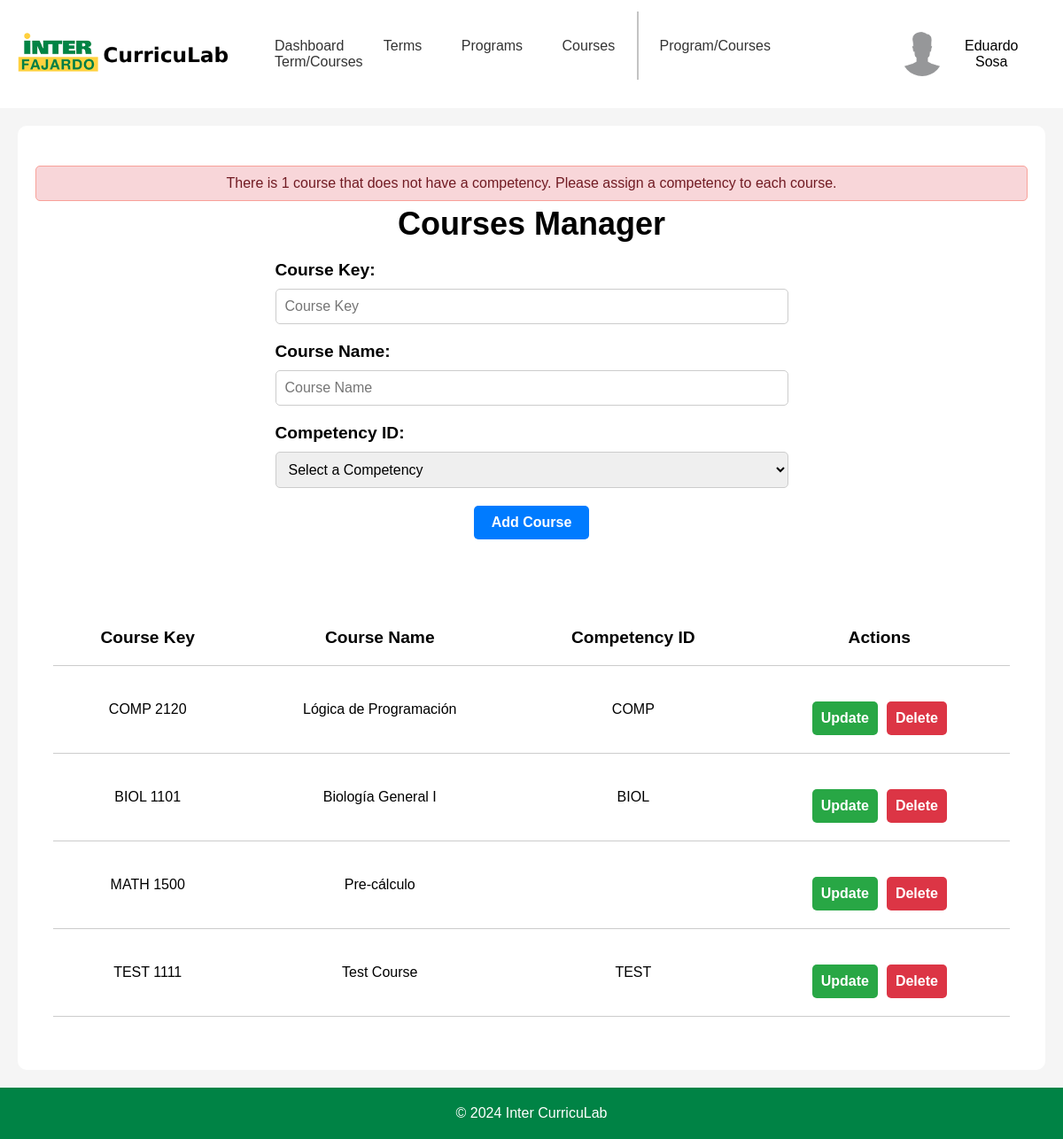
The page /templates/adminPages/adminCourses.php (signed in) on the database its author committed.
### tables this page shows
CREATE TABLE "course" (
	"CourseID"	INTEGER NOT NULL UNIQUE,
	"CourseKey"	TEXT,
	"CourseName"	TEXT,
	"CompetencyKey"	TEXT,
	PRIMARY KEY("CourseID" AUTOINCREMENT),
	FOREIGN KEY("CompetencyKey") REFERENCES "competency"("CompetencyKey")
);

### templates/adminPages/adminCourses.php (the view, shortened to what this page needs)
<?php
$config = require_once '../../backend/php/config.php';
if (!isset($_SESSION['email'])) {
    header('Location: ../index.php');
    exit;
} elseif ($_SESSION['accountType'] !== 'Admin' && $_SESSION['accountType'] !== 'Root' && $_SESSION['accountType'] !== 'Staff') {
    header('Location: ../staffPages/profPage.php');
    exit;
} else {
    if ($config['db']['type'] === 'sqlite') {
        $db = new SQLite3($config['db']['sqlite']['path']);
    } elseif ($config['db']['type'] === 'mysql') {
        $dsn = "mysql:host={$config['db']['mysql']['host']};dbname={$config['db']['mysql']['dbname']}";
        $db = new PDO($dsn, $config['db']['mysql']['username'], $config['db']['mysql']['password']);
    }
    $error = cleanUpCourses();
    $stmt = $db->prepare('SELECT * FROM course');
    $result = $stmt->execute();
    $courses = $result->fetchArray(SQLITE3_ASSOC);
    $courses = [];
    if (isset($_POST['sort'])) {
        $courses = sortTable();
    } else {
        $stmt = $db->prepare('SELECT * FROM course');
        $result = $stmt->execute();
        $courses = fetchAllRows($result);
    }
}
function fetchAllRows($result) {
    $rows = [];
    while ($row = $result->fetchArray(SQLITE3_ASSOC)) {
        $rows[] = $row;
    }
    return $rows;
}
function cleanUpCourses() {
    $counter = 0;
    global $db;
    $stmt = $db->prepare('SELECT * FROM course');
    $result = $stmt->execute();
    $courses = fetchAllRows($result);
    foreach ($courses as $course) {
        $stmt = $db->prepare('SELECT * FROM competency WHERE CompetencyKey = :competencyKey');
        $stmt->bindValue(':competencyKey', $course['CompetencyKey'], SQLITE3_TEXT);
        $result = $stmt->execute();
        $competency = $result->fetchArray(SQLITE3_ASSOC);
        if (!$competency) {
            $counter++;
        }
    }
    if ($counter > 0) {
        if ($counter > 1) {
            return 'There are ' . $counter . ' courses that do not have a competency. Please assign a competency to each course.';
        } else {
            return 'There is ' . $counter . ' course that does not have a competency. Please assign a competency to each course.';
        }
    }
    return null;
}
?>
<!DOCTYPE html>
<html lang="en">
<head>
    <link rel="stylesheet" href="../../static/css/headerFooter.css">
    <link rel="stylesheet" href="../../static/css/adminCourses.css">
</head>
<body>
    <div id="headerNav">
        <div class="logo">
            <a href="adminDashboard.php">
                <img src="../../static/img/inter-logo-full.png" alt="Inter CurricuLab">
            </a>
        </div>
        <nav>
            <a href="adminDashboard.php">Dashboard</a>
            <a href="adminTerms.php">Terms</a>
            <a href="adminPrograms.php">Programs</a>
            <div class="dropdown">
                <a href="#">Courses</a>
            </div>
            <a class="navDivider"></a>
            <a href="adminProgramCourses.php">Program/Courses</a>
            <a href="adminTermCourses.php" class="active">Term/Courses</a>
        </nav>
        <div class="userBox">
            <button onclick="myFunction()" class="userDropdownButton">
                <img src="../../static/img/userProfile.jpg" alt="User" >
                <?php
                echo $_SESSION['firstName'] . ' ' . $_SESSION['lastName'];
                ?>
            </button>
        </div>
    </div>
    <div id="container">
        <div class="container-upperBox">
            <div class="coursesForm">
                <?php
                if ($error !== null) {
                    echo '<div class="error">';
                    echo '<p>' . htmlspecialchars($error) . '</p>';
                    echo '</div>';
                }
                ?>
                <div class="header">
                    <h2>Courses Manager</h2>
                </div>
                <div class="form-container">
                    <form method="POST">
                        <div class="inputBox">
                            <label for="courseKey">Course Key:</label>
                            <input type="text" name="courseKey" id="courseKey" placeholder="Course Key" required>
                        </div>
                        <div class="inputBox">
                            <label for="courseName">Course Name:</label>
                            <input type="text" name="courseName" id="courseName" placeholder="Course Name" required>
                        </div>
                        <div class="inputBox">
                            <label for="competencyKey">Competency ID:</label>
                            <select name="competencyKey" id="competencyKey">
                                <option value="" hidden="hidden">Select a Competency</option>
                            </select>
                        </div>
                        <div class="inputBox">
                            <button type="submit">Add Course</button>
                        </div>
                    </form>
                </div>
            </div>
            <div class="coursesTable">
                <table>
                    <tr>
                        <th>
                            <form method="POST">
                                <button type="submit" name="sort" value="CourseKey">Course Key</button>
                            </form>
                        </th>
                        <th>
                            <form method="POST">
                                <button type="submit" name="sort" value="CourseName">Course Name</button>
                            </form>
                        </th>
                        <th>
                            <form method="POST">
                                <button type="submit" name="sort" value="CompetencyKey">Competency ID</button>
                            </form>
                        </th>
                        <th>Actions</th>
                    </tr>
                    <?php
                    foreach ($courses as $row) {
                        echo '<tr>';
                        echo '<td>' . htmlspecialchars($row['CourseKey'] ?? '') . '</td>';
                        echo '<td>' . htmlspecialchars($row['CourseName'] ?? '') . '</td>';
                        echo '<td>' . htmlspecialchars($row['CompetencyKey'] ?? '') . '</td>';
                        echo '<td>';
                        ?>
                        <div class="actionButtons">
                            <button class="updateButton">Update</button>
                            <form method="POST">
                                <button class="deleteButton" type="submit">Delete</button>
                            </form>
                        </div>
                        <?php
                        echo '</td>';
                        echo '</tr>';
                    }
                    ?>
                </table>
            </div>
        </div>
    </div>
    <footer>
        <p>&copy; 2024 Inter CurricuLab</p>
    </footer>
</body>
</html>

### static/css/headerFooter.css (style rules this page uses)
* { margin: 0; padding: 0; box-sizing: border-box; font-family: 'Poppins', sans-serif; }
body { display: flex; flex-direction: column; min-height: 100vh; }
#headerNav { display: flex; justify-content: space-between; align-items: center; }
.logo { margin: 20px; }
.logo img { width: 250px; }
nav a:not(.navDivider) { padding: 20px; text-decoration: none; color: #333; border-radius: 5px; }
.navDivider { margin-right: 4px; border-right: 2px solid #c3c3c3; padding: 30px 0; }
.userBox { margin: 20px; }
.userDropdownButton { padding: 16px; font-size: 16px; border: none; cursor: pointer; background-color: transparent; border-radius: 5px; }
.userBox { position: relative; display: inline-block; }
.userBox img { width: 50px; height: 50px; border-radius: 50%; margin-right: 10px; }
.userDropdownButton img { pointer-events: none; }
.userBox button { display: flex; align-items: center; justify-content: center; }
.dropdown { position: relative; display: inline-block; }
footer { background-color: #008345; color: white; text-align: center; padding: 20px; margin-top: auto; }

### static/css/adminCourses.css (style rules this page uses)
#container { display: flex; flex-direction: column; background-color: #f5f5f5; flex-grow: 1; }
.container-upperBox { display: flex; flex-direction: column; align-items: center; background-color: white; margin: 20px; padding: 20px; border-radius: 10px; flex-grow: 1; }
.error { background-color: #F8D6D9; color: #711B23; border: 1px solid #F8A199; padding: 10px 20px; margin: 5px 0; border-radius: 5px; width: 100%; text-align: center; }
.coursesForm { display: flex; flex-direction: column; align-items: center; width: 100%; margin: 20px 0; }
.coursesForm .header { font-size: 1.5em; font-weight: bold; margin-bottom: 20px; }
.coursesForm .inputBox:not(:last-child) { display: flex; flex-direction: column; width: 100%; margin-bottom: 20px; }
.coursesForm .inputBox:last-child { display: flex; justify-content: center; align-items: center; width: 100%; margin-bottom: 20px; }
.coursesForm .inputBox label { font-size: 1.2em; font-weight: bold; margin-bottom: 10px; }
.coursesForm .inputBox input, .coursesForm .inputBox select, .coursesForm .inputBox textarea { width: 100%; padding: 10px; margin-right: 350px; font-size: 1em; border-radius: 5px; border: 1px solid #ccc; }
.coursesForm .inputBox button { padding: 10px 20px; font-size: 1em; font-weight: bold; color: white; background-color: #007bff; border: none; border-radius: 5px; cursor: pointer; }
.coursesTable { display: flex; flex-direction: column; align-items: center; background-color: white; margin: 20px; padding: 20px; border-radius: 10px; flex-grow: 1; width: 100%; }
.coursesTable table { width: 100%; border-collapse: collapse; }
.coursesTable table th { padding: 20px; text-align: center; border-bottom: 1px solid #ccc; font-size: 1.2em; }
.coursesTable table th button { font-size: 1em; font-weight: bold; background-color: transparent; border: none; border-radius: 5px; cursor: pointer; }
.coursesTable table td:not(.textArea) { padding: 20px; border-bottom: 1px solid #ccc; text-align: center; }
.actionButtons { display: flex; justify-content: center; align-items: center; width: 100%; margin-top: 20px; }
.updateButton { padding: 10px 10px; margin: 0 5px; font-size: 1em; font-weight: bold; color: white; background-color: #28a745; border: none; border-radius: 5px; cursor: pointer; }
.deleteButton { padding: 10px 10px; margin: 0 5px; font-size: 1em; font-weight: bold; color: white; background-color: #dc3545; border: none; border-radius: 5px; cursor: pointer; }

### rows shown on the page
course: CourseKey "COMP 2120", CourseName "Lógica de Programación", CompetencyKey "COMP"
course: CourseKey "BIOL 1101", CourseName "Biología General I", CompetencyKey "BIOL"
course: CourseKey "MATH 1500", CourseName "Pre-cálculo"
course: CourseKey "TEST 1111", CourseName "Test Course", CompetencyKey "TEST"

### other values the page prints
$_SESSION['firstName'] "Eduardo"
$_SESSION['lastName'] "Sosa"
$error "There is 1 course that does not have a competency. Please assign a competency to each course."
